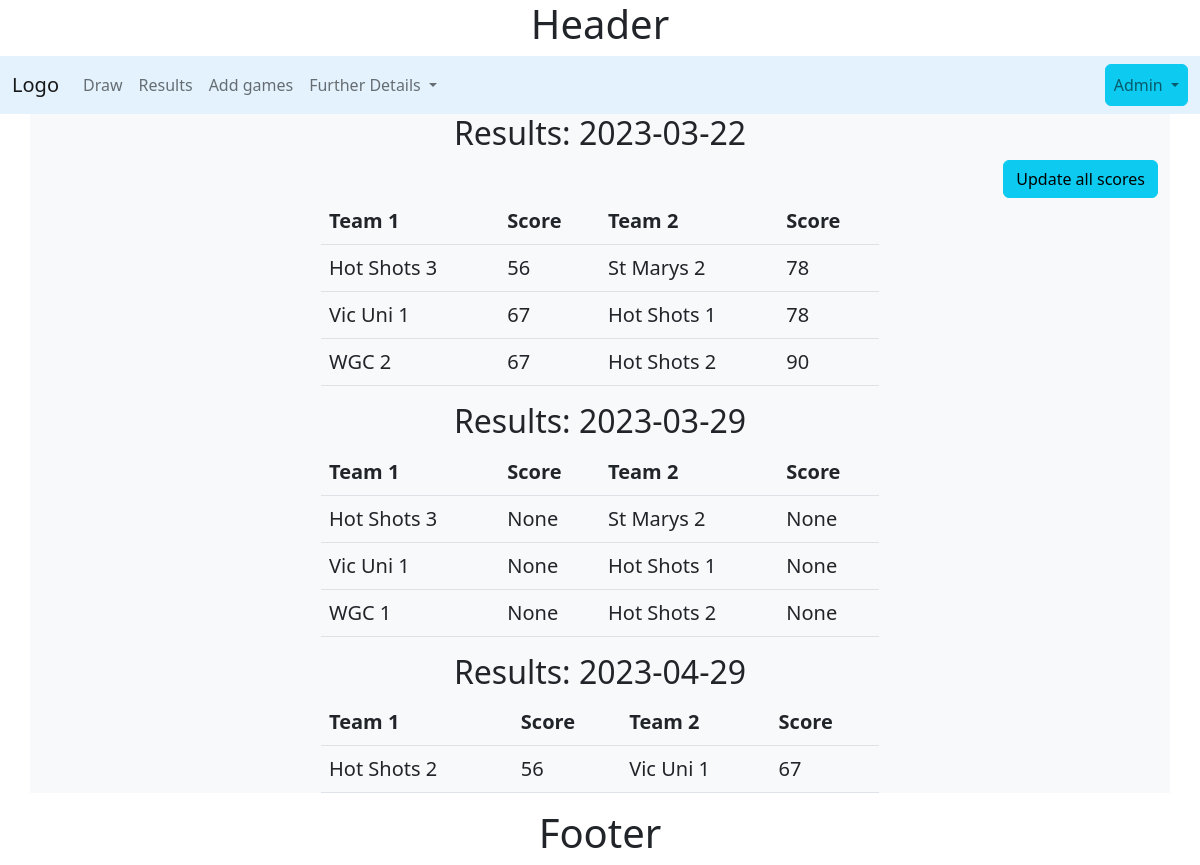
The app's page /results, older data.
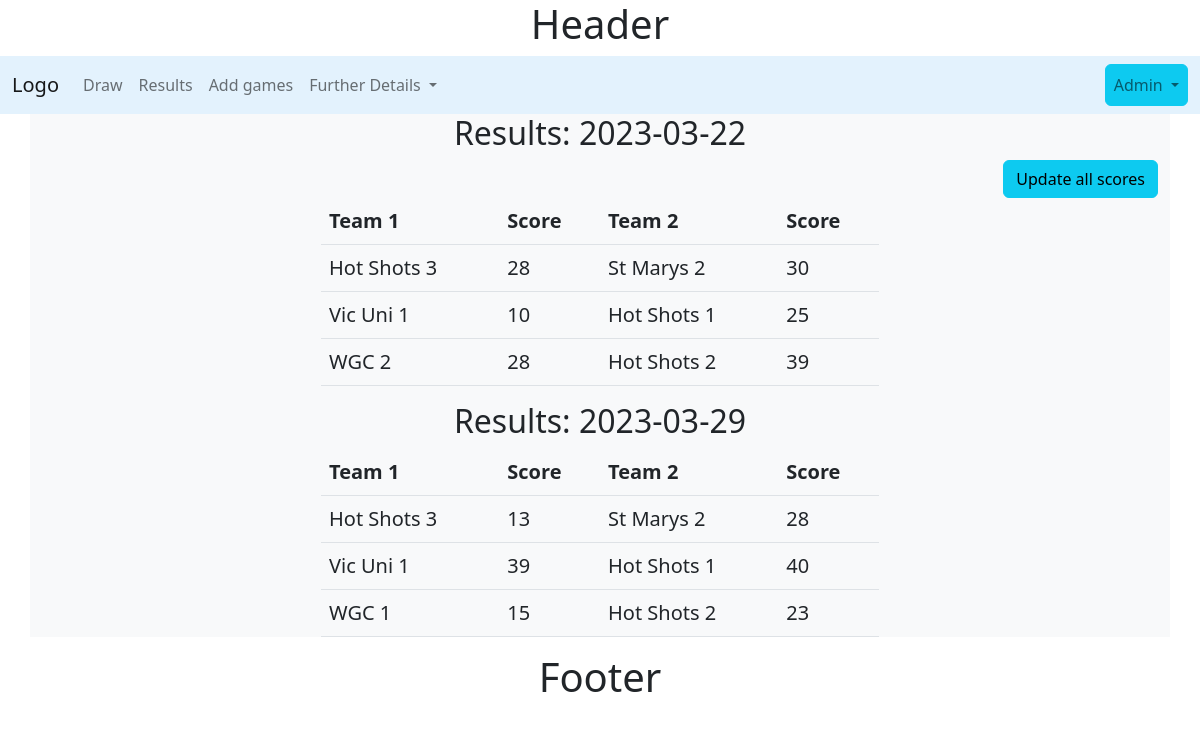
The same page, newer data.
### tables this page shows
CREATE TABLE draw
(
    draw_id   integer primary key autoincrement,
    draw_date date    not null,
    team_1    integer not null,
    score_1   integer,
    team_2    integer not null,
    score_2   integer,
    foreign key (team_1) references team (team_id),
    foreign key (team_2) references team (team_id),
    unique(draw_date,team_1,team_2)
);

CREATE TABLE team(
    team_id integer primary key autoincrement ,
    team_name text not null unique
);

### server.py (the view)
@app.route('/results')
def results():
    sql = """ select d.draw_id as "game_id",
    strftime('%Y-%m-%d ', d.draw_date) as "Date",
    d.score_1 as "score_1",
    d.score_2 as "score_2",
    b.team_name as "team_1",
    c.team_name as "team_2"
    from draw d
    join team b on  d.team_1 = b.team_id
    join team c on  d.team_2 = c.team_id """
    scores = run_search_query_tuples(sql,(),db_path, True)
    return render_template("results.html", scores=scores)

### db_functions.py (called while the page is built)
def run_search_query_tuples(sql_query,values_tuple, file_path, rowfactory=False):
    result = None
    try:
        db = sqlite3.connect(file_path)
        if rowfactory:
            db.row_factory = sqlite3.Row
        cursor = db.cursor()
        cursor.execute(sql_query,values_tuple)
        result = cursor.fetchall()
        cursor.close()
    except sqlite3.Error as error:
        print("Error running search query tuples: {}".format(error))
        return None
    db.close()
    if result is None:
        print("No search values were found")
    return result

### templates/results.html (shortened to what this page needs)
{% extends "layout.html" %}
{% block content %}
<div class="container bg-light">
{% set ns=namespace(drawdate = "") %}
{% for row in scores %}
    {% if loop.index0 == 0 %}
        {% set ns.drawdate=row['Date'] %}
        <h2 class="text-center">Results: {{ns.drawdate}}</h2>
    <div class="text-end">
     <a class="btn btn-info" href="{{ url_for('allscores') }}" role="button">Update all scores </a>
        </div>
        <table class="table w-50 mx-auto">
        <thead>
        <tr><th>Team 1</th><th>Score</th><th>Team 2</th><th>Score</th></tr>
        </thead>
    {% endif %}
    {% if ns.drawdate != row['Date'] %}
        {% set ns.drawdate=row['Date'] %}
        </table>
        <h2 class="text-center">Results: {{ns.drawdate}}</h2>
        <table class="table w-50 mx-auto">
        <thead>
        <tr><th>Team 1</th><th>Score</th><th>Team 2</th><th>Score</th></tr>
        </thead>
    {% endif %}
    <tr><td>{{ row['team_1'] }}</td><td> {{ row['score_1'] }}</td><td>{{ row['team_2'] }}</td> <td>{{ row['score_2'] }}</td></tr>
{% endfor %}
</table>
    </div>
{% endblock %}

### templates/layout.html (shortened to what this page needs)
<!DOCTYPE html>
<html lang="en">
<head>
<link href="https://cdn.jsdelivr.net/npm/bootstrap@5.2.3/dist/css/bootstrap.min.css" rel="stylesheet">
</head>
<body>
<h1 class="text-center">Header</h1>
 <nav class="navbar navbar-expand-sm navbar-light" style="background-color: #e3f2fd;">
  <div class="container-fluid">
    <a class="navbar-brand" href="">Logo</a>
    <div class="collapse navbar-collapse" id="mynavbar">
      <ul class="navbar-nav me-auto">
        <li class="nav-item">
          <a class="nav-link" href = "{{ url_for('index') }}"> Draw</a>
        </li>
        <li class="nav-item">
          <a class="nav-link" href = "{{ url_for('results') }}"> Results</a>
        </li>
        <li class="nav-item">
          <a class="nav-link" href="{{ url_for('addgame') }}">Add games</a>
        </li>
       <li class="nav-item dropdown">
          <a class="nav-link dropdown-toggle" href="#" id="navbarDropdownMenuLink" role="button" data-bs-toggle="dropdown" aria-expanded="false">
            Further Details
          </a>
        </li>
      </ul>
      <div class="d-flex nav-item">
          <ul class="navbar-nav me-auto">
                <li class="nav-item dropdown">
          <a class="nav-link dropdown-toggle btn btn-info" href="#" id="navbarDropdownMenuEnd" role="button" data-bs-toggle="dropdown" aria-expanded="false">
            Admin
          </a>
        </li>
              </ul>
      </div>
    </div>
  </div>
</nav>
{% block content %}
 {% endblock %}
<footer>
    <h1 class="text-center">Footer</h1>
</footer>
</body>
</html>

### templates/layout.html (style rules this page uses)
.table { font-size: 1.25em; }

### templates/results.html (style rules this page uses)
.table { font-size: 1.25em; }

Row changes from the older to the newer data that the page shows:
removed draw: drawdate "2023-04-29", team_1 "Hot Shots 2", score_1 "56", team_2 "Vic Uni 1", score_2 "67"
changed draw (number 1 of 6 on the later page): score_1 "56" → "28"; score_2 "78" → "30"
changed draw (number 2 of 6 on the later page): score_1 "67" → "10"; score_2 "78" → "25"
changed draw "WGC 2": score_1 "67" → "28"; score_2 "90" → "39"
changed draw (number 4 of 6 on the later page): score_1 "None" → "13"; score_2 "None" → "28"
changed draw (number 5 of 6 on the later page): score_1 "None" → "39"; score_2 "None" → "40"
changed draw "WGC 1": score_1 "None" → "15"; score_2 "None" → "23"
